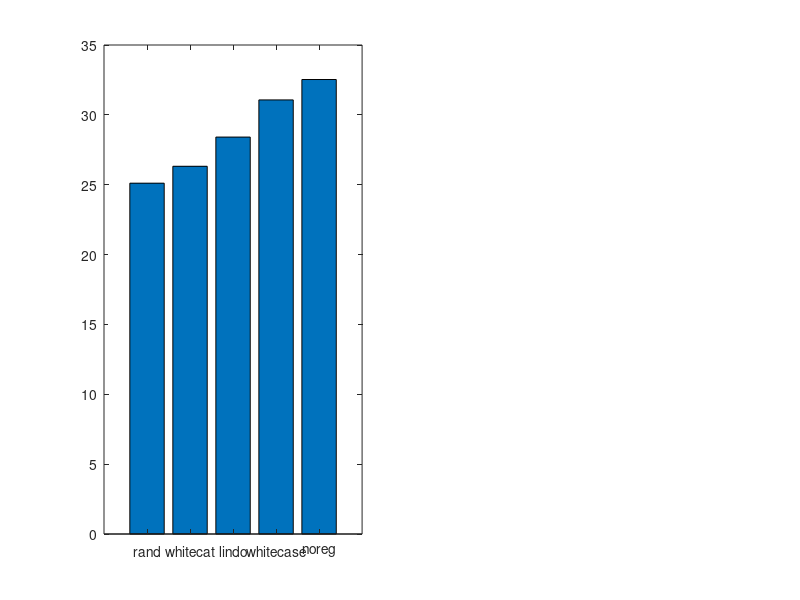

The MATLAB source for this figure: (Note: this script raises an error after producing the figure.)
subplot(1,2,1)
            labels = {'rand' 'whitecat' 'lindo' 'whitecase'  'noreg'};
            bar((1:5), [25.11, 26.32, 28.41, 31.07, 32.53]);
            set(gca, 'XTick', 1:5, 'XTickLabel', labels);
            h = gca;
            H = rotateticklabel(h, 90); 
            ylim = ([10 35]);
            grid on
            title(['average power consumption of ',sprintf('\n'),'all WBs over different simulations'])
            ylabel(['Average value of the averaged power of all SBs',sprintf('\n'),'over all scenarios (w)']);
            
subplot(1,2,2)
            labels = {'rand' 'whitecat' 'lindo' 'whitecase'  'noreg'};
            bar((1:5), [3.31, 9.14, 10.55, 8.52, 8]); 
            set(gca, 'XTick', 1:5, 'XTickLabel', labels);            
            h = gca;
            H = rotateticklabel(h, 90); 
            grid on
            title(['average qusai SINR on reference position ',sprintf('\n'),' of all WBs over different simulations'])
            ylabel(['Average value of the averaged qusai SINR (db) of all',sprintf('\n'),' SBs over all scenarios']);
